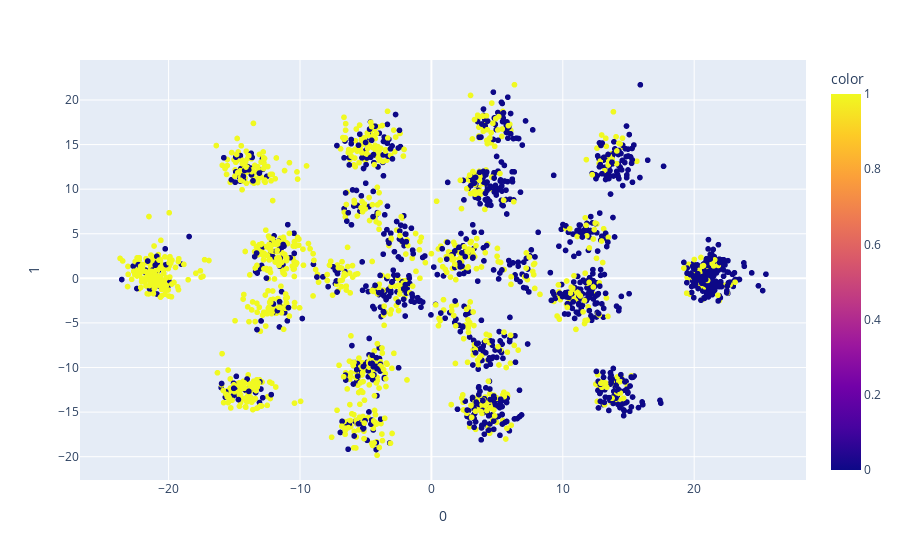

The code cell stored with this chart in its notebook:
### Code cell
features = ['event1','event2','event3', 'event4', 'event5', 'blueTopGP','blueTopWR','blueTopKDA','blueJungleGP','blueJungleWR','blueJungleKDA','blueMidGP','blueMidWR','blueMidKDA','blueADCGP','blueADCWR','blueADCKDA','blueSupportGP','blueSupportWR','blueSupportKDA','redTopGP','redTopWR','redTopKDA','redJungleGP','redJungleWR','redJungleKDA','redMidGP','redMidWR','redMidKDA','redAdcGP','redAdcWR','redAdcKDA','redSupportGP','redSupportWR','redSupportKDA']
X = df[features]

pca = PCA(n_components=2)
components = pca.fit_transform(X)

fig = px.scatter(components, x=0, y=1, color=df['result'])
fig.show()

### Figure 1 — Plotly figure (JSON) as saved in the notebook; plotly's stock layout.template omitted (floating-point values rounded to 4 significant figures; data arrays with more than 128 entries replaced by an {"elided": "..."} marker saying what was removed)
{"data": [{"hovertemplate": "0=%{x}<br>1=%{y}<br>color=%{marker.color}<extra></extra>", "legendgroup": "", "marker": {"color": {"elided": "2365 int values"}, "coloraxis": "coloraxis", "symbol": "circle"}, "mode": "markers", "name": "", "showlegend": false, "type": "scattergl", "x": {"elided": "2365 float values"}, "xaxis": "x", "y": {"elided": "2365 float values"}, "yaxis": "y"}], "layout": {"coloraxis": {"colorbar": {"title": {"text": "color"}}, "colorscale": [[0, "#0d0887"], [0.1111, "#46039f"], [0.2222, "#7201a8"], [0.3333, "#9c179e"], [0.4444, "#bd3786"], [0.5556, "#d8576b"], [0.6667, "#ed7953"], [0.7778, "#fb9f3a"], [0.8889, "#fdca26"], [1, "#f0f921"]]}, "legend": {"tracegroupgap": 0}, "margin": {"t": 60}, "xaxis": {"anchor": "y", "domain": [0, 1], "title": {"text": "0"}}, "yaxis": {"anchor": "x", "domain": [0, 1], "title": {"text": "1"}}}}
